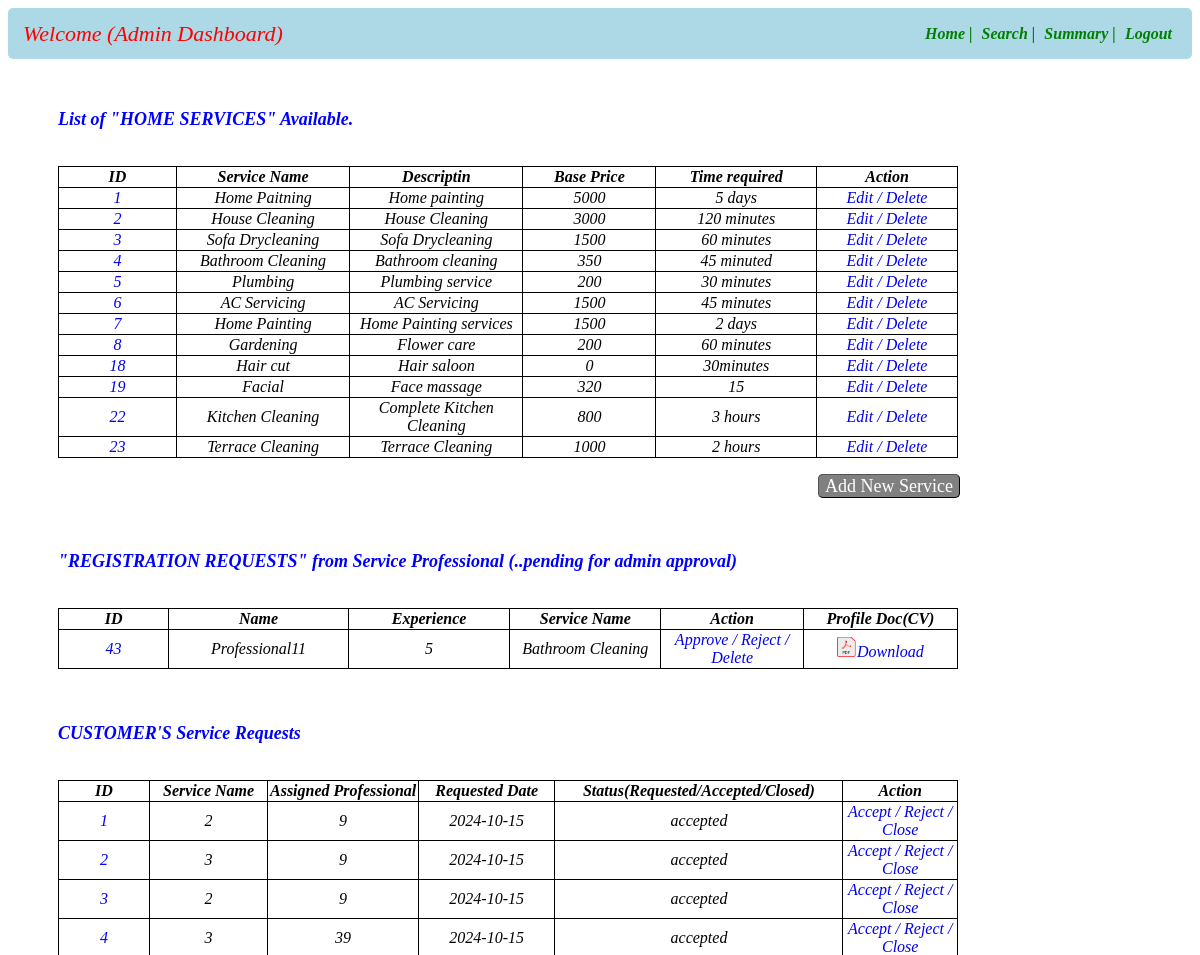
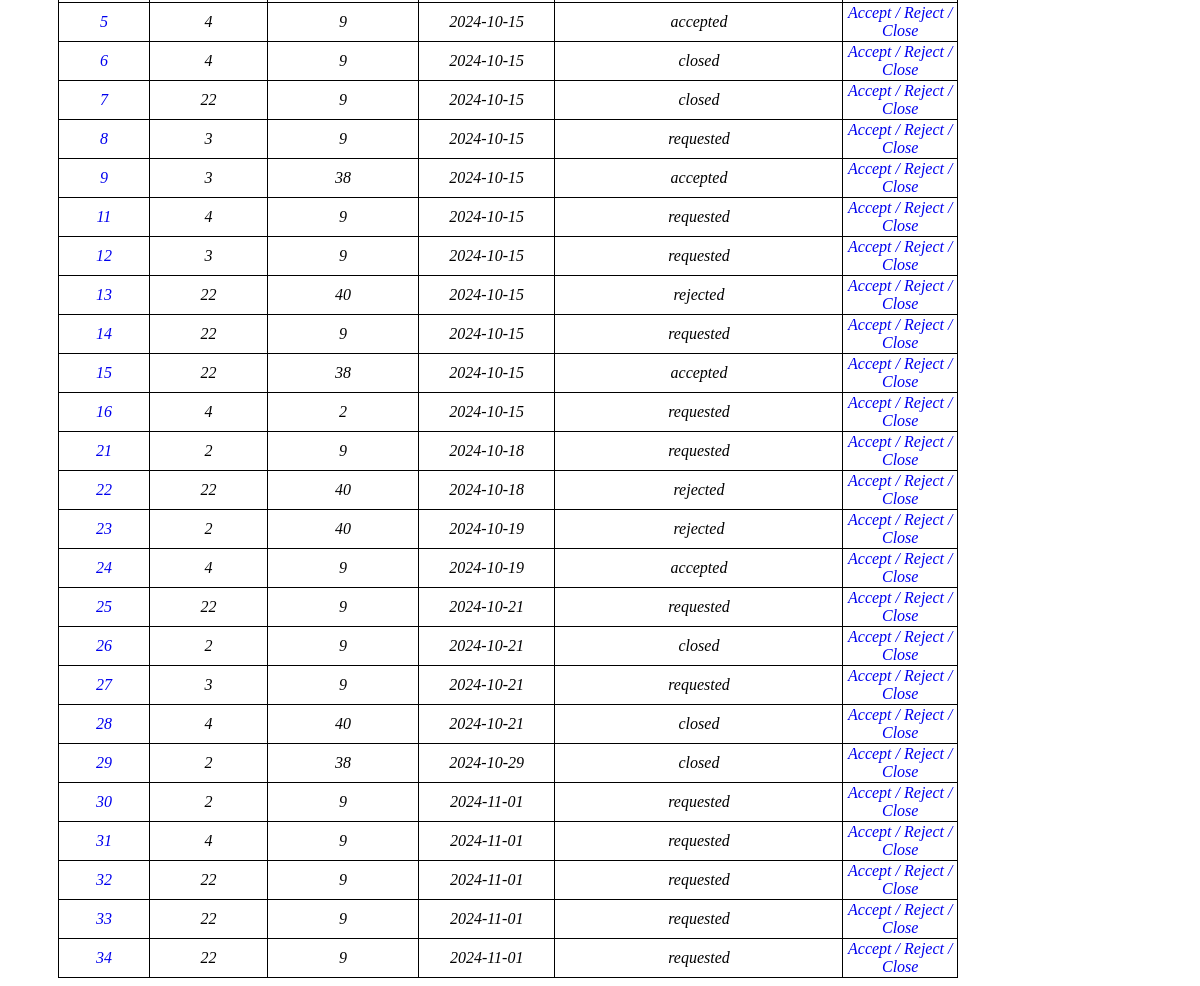
The app's page /admindashboard with its own data (2 pictures, top to bottom).
### app.py (models this page shows)
class Service_Info(db.Model):
    __tablename__="service_info"
    id=db.Column(db.Integer,primary_key=True)
    servicename=db.Column(db.String,nullable=False)
    description=db.Column(db.String,nullable=False)
    baseprice=db.Column(db.Integer,nullable=False)
    time_required=db.Column(db.String,nullable=False)
    service_type=db.Column(db.String,nullable=False)

class User_Info(db.Model):
    __tablename__="user_info"
    id=db.Column(db.Integer,primary_key=True)
    email=db.Column(db.String,nullable=False)
    full_name=db.Column(db.String,nullable=False)
    user_name=db.Column(db.String,unique=True,nullable=False)
    service_name=db.Column(db.String,nullable=False)
    experience=db.Column(db.Integer,nullable=False)
    pwd=db.Column(db.String,nullable=False)
    add=db.Column(db.String,nullable=True)
    pincode=db.Column(db.String,nullable=False)
    role=db.Column(db.Integer,nullable=False,default=1)
    status=db.Column(db.String,unique=True)
    location=db.Column(db.String,nullable=False)
    reviews=db.Column(db.String,nullable=False)

class Customer_Service_Request(db.Model):
    __tablename__="customer_service_request"
    id=db.Column(db.Integer,primary_key=True)
    service_id=db.Column(db.Integer,db.ForeignKey(Service_Info.id),nullable=False)
    customer_id=db.Column(db.Integer,db.ForeignKey(User_Info.id),nullable=False)
    professional_id=db.Column(db.Integer,db.ForeignKey(User_Info.id),nullable=False)
    date_of_request=db.Column(db.String,nullable=False)
    date_of_completion=db.Column(db.String,nullable=False)
    service_status=db.Column(db.String,nullable=False)
    remarks=db.Column(db.String)
    location=db.Column(db.String,nullable=False)
    ratings=db.Column(db.String,nullable=False)

### app.py (the view)
@app.route("/admindashboard")
def admin_dashboard():
    crole=1
    prole=2
    status="requested"
    servname=Service_Info.query.all()
    professional=User_Info.query.filter_by(role=prole,status=status)
    customerservicerequests=Customer_Service_Request.query.all()
    return render_template("admin_dashboard.html",servicename=servname,professional=professional,cservice=customerservicerequests)

### templates/admin_dashboard.html (shortened to what this page needs)
<!DOCTYPE html>
<html lang="en">
<head>
</head>
<body>
    <div id="header">
        <nav class="navbar">
            <div class="navdiv">
                <div class="logo">Welcome {{admin_name}} (Admin Dashboard)</div>
                <ul>
                    <li><a href="/admindashboard">Home |</a></li>
                    <li><a href="/adminsearch">Search |</a></li>
                    <li><a href="/adminsummary">Summary |</a></li>
                    <li><a href="/login">Logout</a></li>
                </ul>
            </div>
        </nav>
    </div>
    <div id="main">
        <div id="service"><h3>List of "HOME SERVICES" Available.</h3></div>
        <br>
        <table id = "service-table">
            <thead id="th">
                <tr>
                    <th>ID</th>
                    <th>Service Name</th>
                    <th>Descriptin</th>
                    <th>Base Price</th>
                    <th>Time required</th>
                    <th>Action</th>
                </tr>
            </thead>
            <tbody id="td">
                {% for entry in servicename %}
                <tr>
                    <td><a href="/viewservice/{{entry.id}}">{{entry["id"]}}</a></td>
                    <td>{{entry["servicename"]}}</td>
                    <td>{{entry["description"]}}</td>
                    <td>{{entry["baseprice"]}}</td>
                    <td>{{entry["time_required"]}}</td>
                    <td>
                        <a href="/viewservice/{{entry.id}}/edit" type="button">Edit /</a>
                        <a href="/viewservice/{{entry.id}}/delete" type="button">Delete</a>
                    </td>
                </tr>
                {% endfor %}
          </table>
          <br>
          <div id="nservice">
            <a  id ="anchor1" class="button" href="/addservice">Add New Service</a>
          </div>
          <br><br>
          <div id="professional"><h3>"REGISTRATION REQUESTS" from Service Professional
            (..pending for admin approval)</h3> </div>
          <br>
          <table id = "professionals-table">
            <thead id="th">
                <tr>
                    <th>ID</th>
                    <th>Name</th>
                    <th>Experience</th>
                    <th>Service Name</th>
                    <th>Action</th>
                    <th>Profile Doc(CV)</th>
                </tr>
            </thead>
            <tbody id="td">
                {% for entry in professional %}
                <tr>
                    <td><a href="/viewprofessional/{{entry.id}}">{{entry["id"]}}</a></td>
                    <td>{{entry["full_name"]}}</td>
                    <td>{{entry["experience"]}}</td>
                    <td>{{entry["service_name"]}}</td>
                    <td>
                        <a href="/viewprofessional/{{entry.id}}/approve" type="button">Approve /</a>
                        <a href="/viewprofessional/{{entry.id}}/reject" type="button">Reject /</a>
                        <a href="/viewprofessional/{{entry.id}}/delete" type="button">Delete</a>
                    </td>
                    <td><a href="\MADI Project\cv.pdf" download="cv.pdf"><img src="/static/images/pdficon.PNG" alt="Image-5" height="20px" width="20px">Download</a></td>
                </tr>
                {% endfor %}
          </table>
          <br><br>
          <div id="servicerequest"><h3>CUSTOMER'S Service Requests</h3></div>
          <br>
          <table id = "servicerequests-table">
            <thead id="th">
                <tr>
                    <th>ID</th>
                    <th>Service Name</th>
                    <th>Assigned Professional</th>
                    <th>Requested Date</th>
                    <th>Status(Requested/Accepted/Closed)</th>
                    <th>Action</th>
                </tr>
            </thead>
            <tbody id="td">
                {% for entry in cservice %}
                <tr>
                    <td><a href="/viewcustomerservicerequests/{{entry.id}}">{{entry["id"]}}</a></td>
                    <td>{{entry["service_id"]}}</td>
                    <td>{{entry["professional_id"]}}</td>
                    <td>{{entry["date_of_request"]}}</td>
                    <td>{{entry["service_status"]}}</td>
                    <td>
                        <a href="/viewcustomerservicerequests/{{entry.id}}/accept">Accept /</a>
                        <a href="/viewcustomerservicerequests/{{entry.id}}/reject">Reject /</a>
                        <a href="/viewcustomerservicerequests/{{entry.id}}/close">Close</a>
                    </td>
                </tr>
                {% endfor %}
          </table>
    </div>
</body>
</html>

### templates/admin_dashboard.html (style rules this page uses)
* { text-decoration: none; }
.navbar { background-color: lightblue; padding-right: 15px; padding-left: 15px; border-radius: 5px; }
ul li { vertical-align: middle; }
.navdiv { display:flex; align-items: center; justify-content: space-between; }
.logo { font-size: 22px; color: red; font-style: italic; }
li { list-style: none; display: inline; }
li a { color: green; font-size: 16px; font-style: italic; margin-right: 5px; font-weight: bold; }
#anchor1 { border:1px font-size: 22px; font-style:bold italic; text-align: center; margin-left: 810px; color: white; }
table ,th, td { text-align: center; font-style: italic; width:900px; margin-left: 50px; border-radius: 10px; border-color: blue; border: 1px solid black; border-collapse: collapse ; }
#service { margin-left: 50px; margin-top: 50px; font-style: italic; font-size: 20px; color: blue; }
#professional { margin-left: 50px; font-style: italic; font-size: 20px; color: blue; }
#servicerequest { margin-left: 50px; font-style: italic; font-size: 20px; color: blue; }
a.button { padding: 1px 6px; border: 1px outset buttonborder; border-radius: 5px; color: black; background-color: gray; text-decoration: none; font-size:18px }
h3 { font-size:18px; }

### records on screen
Service_Info: id "1", servicename "Home Paitning", description "Home painting", baseprice "5000", time_required "5 days"
Service_Info: id "2", servicename "House Cleaning", description "House Cleaning", baseprice "3000", time_required "120 minutes"
Service_Info: id "3", servicename "Sofa Drycleaning", description "Sofa Drycleaning", baseprice "1500", time_required "60 minutes"
Service_Info: id "4", servicename "Bathroom Cleaning", description "Bathroom cleaning", baseprice "350", time_required "45 minuted"
Service_Info: id "5", servicename "Plumbing", description "Plumbing service", baseprice "200", time_required "30 minutes"
Service_Info: id "6", servicename "AC Servicing", description "AC Servicing", baseprice "1500", time_required "45 minutes"
Service_Info: id "7", servicename "Home Painting", description "Home Painting services", baseprice "1500", time_required "2 days"
Service_Info: id "8", servicename "Gardening", description "Flower care", baseprice "200", time_required "60 minutes"
Service_Info: id "18", servicename "Hair cut", description "Hair saloon", baseprice "0", time_required "30minutes"
Service_Info: id "19", servicename "Facial", description "Face massage", baseprice "320", time_required "15"
Service_Info: id "22", servicename "Kitchen Cleaning", description "Complete Kitchen Cleaning", baseprice "800", time_required "3 hours"
Service_Info: id "23", servicename "Terrace Cleaning", description "Terrace Cleaning", baseprice "1000", time_required "2 hours"
User_Info: id "43", full_name "Professional11", experience "5", service_name "Bathroom Cleaning"
Customer_Service_Request: id "1", service_id "2", professional_id "9", date_of_request "2024-10-15", service_status "accepted"
Customer_Service_Request: id "2", service_id "3", professional_id "9", date_of_request "2024-10-15", service_status "accepted"
Customer_Service_Request: id "3", service_id "2", professional_id "9", date_of_request "2024-10-15", service_status "accepted"
Customer_Service_Request: id "4", service_id "3", professional_id "39", date_of_request "2024-10-15", service_status "accepted"
Customer_Service_Request: id "5", service_id "4", professional_id "9", date_of_request "2024-10-15", service_status "accepted"
Customer_Service_Request: id "6", service_id "4", professional_id "9", date_of_request "2024-10-15", service_status "closed"
Customer_Service_Request: id "7", service_id "22", professional_id "9", date_of_request "2024-10-15", service_status "closed"
Customer_Service_Request: id "8", service_id "3", professional_id "9", date_of_request "2024-10-15", service_status "requested"
Customer_Service_Request: id "9", service_id "3", professional_id "38", date_of_request "2024-10-15", service_status "accepted"
Customer_Service_Request: id "11", service_id "4", professional_id "9", date_of_request "2024-10-15", service_status "requested"
Customer_Service_Request: id "12", service_id "3", professional_id "9", date_of_request "2024-10-15", service_status "requested"
Customer_Service_Request: id "13", service_id "22", professional_id "40", date_of_request "2024-10-15", service_status "rejected"
Customer_Service_Request: id "14", service_id "22", professional_id "9", date_of_request "2024-10-15", service_status "requested"
Customer_Service_Request: id "15", service_id "22", professional_id "38", date_of_request "2024-10-15", service_status "accepted"
Customer_Service_Request: id "16", service_id "4", professional_id "2", date_of_request "2024-10-15", service_status "requested"
Customer_Service_Request: id "21", service_id "2", professional_id "9", date_of_request "2024-10-18", service_status "requested"
Customer_Service_Request: id "22", service_id "22", professional_id "40", date_of_request "2024-10-18", service_status "rejected"
Customer_Service_Request: id "23", service_id "2", professional_id "40", date_of_request "2024-10-19", service_status "rejected"
Customer_Service_Request: id "24", service_id "4", professional_id "9", date_of_request "2024-10-19", service_status "accepted"
Customer_Service_Request: id "25", service_id "22", professional_id "9", date_of_request "2024-10-21", service_status "requested"
Customer_Service_Request: id "26", service_id "2", professional_id "9", date_of_request "2024-10-21", service_status "closed"
Customer_Service_Request: id "27", service_id "3", professional_id "9", date_of_request "2024-10-21", service_status "requested"
Customer_Service_Request: id "28", service_id "4", professional_id "40", date_of_request "2024-10-21", service_status "closed"
Customer_Service_Request: id "29", service_id "2", professional_id "38", date_of_request "2024-10-29", service_status "closed"
Customer_Service_Request: id "30", service_id "2", professional_id "9", date_of_request "2024-11-01", service_status "requested"
Customer_Service_Request: id "31", service_id "4", professional_id "9", date_of_request "2024-11-01", service_status "requested"
Customer_Service_Request: id "32", service_id "22", professional_id "9", date_of_request "2024-11-01", service_status "requested"
Customer_Service_Request: id "33", service_id "22", professional_id "9", date_of_request "2024-11-01", service_status "requested"
Customer_Service_Request: id "34", service_id "22", professional_id "9", date_of_request "2024-11-01", service_status "requested"
